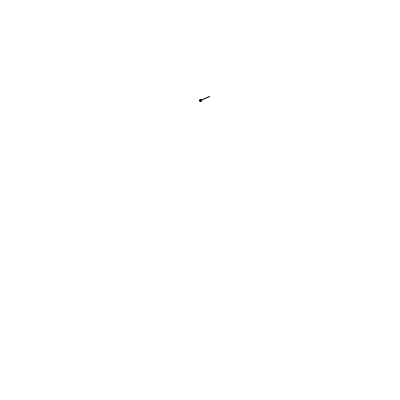
Frame 1 (no input)
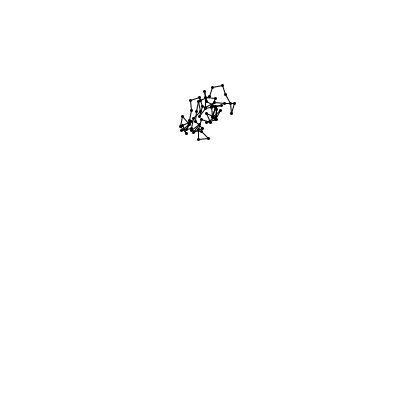
Frame 60 (the mouse pressed at the canvas centre just before this capture)
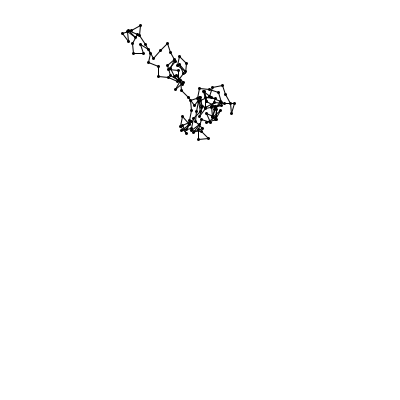
Frame 120 (the mouse held since frame 60 and released just before this capture)

The Processing sketch that drew these frames (run headless with seeded random() and noise(); from frame 60 on, the mouse is pressed at the canvas centre):

// Processing sketch: s07e04browndeluxe
// ── s07e04browndeluxe.pde
PVector punkt; 


void setup()
{
  size(400, 400);
  punkt = new PVector(200, 100);
  background(255);
}
void draw()
{
  strokeWeight(3);
  point(punkt.x, punkt.y);
  PVector kopia = punkt.copy();
  PVector skok = PVector.random2D(); // x od -1 do 1 , y -1 do 1
  
  skok.mult(10);
  
  punkt.add(skok);
  
  
  strokeWeight(1);
  line(punkt.x ,punkt.y, kopia.x, kopia.y);
  
  
  if(punkt.x > width){
    punkt.x = 0;  
  }
  if(punkt.x<0){
    punkt.x = width;
  }
  
  if(punkt.y > height){
    punkt.y = 0;  
  }
  if(punkt.y<0){
    punkt.y = height;
  }
  
  
}
